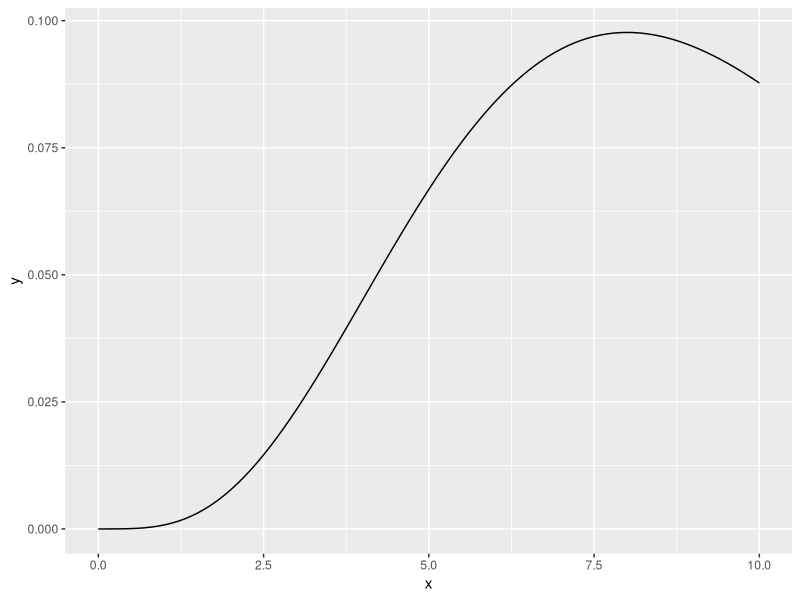

This chart was generated by the following R code:
library(ggplot2)
shape = 5;
scale = 0.5;
ggplot(data.frame(x=c(0,10)), aes(x)) + stat_function(fun=dgamma, args=list(shape, scale))
#ggplot(data.frame(x=c(0:100)), 
#       aes(x)) + geom_point(aes(y=dgamma(x, shape, scale)), colour="red")